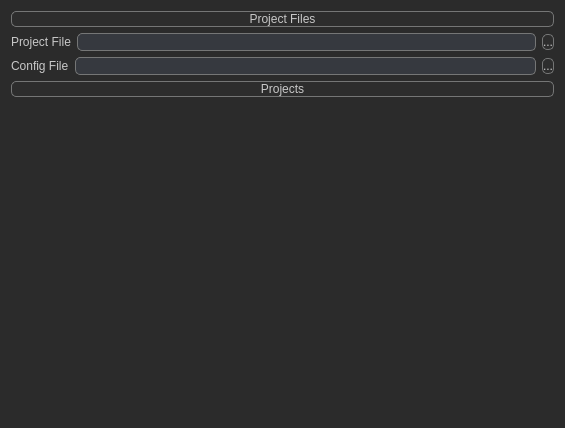
<?xml version="1.0" encoding="UTF-8"?>
<ui version="4.0">
 <class>Dialog</class>
 <widget class="QDialog" name="Dialog">
  <property name="geometry">
   <rect>
    <x>0</x>
    <y>0</y>
    <width>565</width>
    <height>428</height>
   </rect>
  </property>
  <property name="windowTitle">
   <string>Dialog</string>
  </property>
  <property name="styleSheet">
   <string notr="true">/* Widget -----------------------------------------*/
QWidget {
	background-color: #2b2b2b;
    outline: 0px;
}

/* Tree -----------------------------------------*/

QTreeView {
	background-color: #333333;
    outline: 0px;
    border: 1px solid rgb(117, 118, 118);
}

QTreeView::item {
    color:#d4d4d4;
	/*background-color: #323232;*/
	height:30px;

}

QTreeView::item:selected {
    background-color: #5285a6;
}

QHeaderView::section {
    font: 10pt &quot;Consolas&quot;;
    height:25px;
    color:#FFFFFF;
    background:#5285a6;
    border-left:0px solid gray;
    border-right:1px solid gray;
    border-top:0px solid gray;
    border-bottom:0px solid gray;
}
/* LsitView -----------------------------------------*/
QListView {
	background-color: #333333;
    outline: 0px;
    border: 1px solid rgb(117, 118, 118);
}

/* Label -----------------------------------------*/
QLabel {
	color: #c8c8c8;
	font: 11pt &quot;Consolas&quot;;
}

/* LineEdit -----------------------------------------*/
QLineEdit {
    color: #c8c8c8;
    font: 11pt &quot;Consolas&quot;;
    border-radius: 5px;
    border: 1px solid rgb(117, 118, 118);
    background-color: #36393f;

}


/* QPushButton -----------------------------------------*/
QPushButton{
	color: #c8c8c8;
    font: 11pt &quot;Consolas&quot;;
    border-radius: 5px;
    border: 1px solid rgb(117, 118, 118);
    background-color: #2d2d2d;
    background-repeat: no-repeat;
    background-position: left center;
}
QPushButton:hover { background-color: #262626; border-style: solid; border-radius: 5px; }
QPushButton:pressed { background-color: #1a1a1a; border-style: solid; border-radius: 5px; }


QMenuBar{
    color: #ffffff;
}

QStatusBar{
    color: #ffffff;
}
/* QListView -----------------------------------------*/
QListView {
    color: #c8c8c8;
    font: 11pt &quot;Consolas&quot;;
	/* 背景色 */
	background-color:#2b2b2b;

	/* 行与行之间交替颜色不同 */
	/* setAlternatingRowColors(true); */
	alternate-background-color:#404040;

	/* 设置是否选中时,整行都高亮显示 */
	show-decoration-selected:1;
}

/* 行与行之间交替颜色不同 */
/* setAlternatingRowColors(true); */
QListView::item:alternate {
	background:#EEEEEE;
}

/* 当条目被选中时 */
QListView::item:selected {
	border:2px solid #6a6ea9;
}

/* 当条目被选中,并且不是有效的 */
QListView::item::selected:!active {
	background:qlineargradient(x1:0, y1:0,x2:1,y2:0, stop:0 #6a6ea9, stop:1 #888dd9);
}

/* 鼠标县浮在条目上 */
QListView::item::hover {
	background:qlineargradient(x1:0, y1:0,x2:1,y2:0, stop:0 #000000, stop:1 #FFFFFF);
}</string>
  </property>
  <layout class="QVBoxLayout" name="verticalLayout_3">
   <item>
    <layout class="QVBoxLayout" name="verticalLayout_2" stretch="0,5">
     <item>
      <layout class="QVBoxLayout" name="verticalLayout">
       <item>
        <widget class="QPushButton" name="pushButton">
         <property name="text">
          <string>Project Files</string>
         </property>
        </widget>
       </item>
       <item>
        <layout class="QHBoxLayout" name="horizontalLayout">
         <item>
          <widget class="QLabel" name="label">
           <property name="text">
            <string>Project File</string>
           </property>
          </widget>
         </item>
         <item>
          <widget class="QLineEdit" name="lineEdit"/>
         </item>
         <item>
          <widget class="QPushButton" name="pushButton_2">
           <property name="text">
            <string>...</string>
           </property>
          </widget>
         </item>
        </layout>
       </item>
       <item>
        <layout class="QHBoxLayout" name="horizontalLayout_2">
         <item>
          <widget class="QLabel" name="label_2">
           <property name="text">
            <string>Config File</string>
           </property>
          </widget>
         </item>
         <item>
          <widget class="QLineEdit" name="lineEdit_2"/>
         </item>
         <item>
          <widget class="QPushButton" name="pushButton_3">
           <property name="text">
            <string>...</string>
           </property>
          </widget>
         </item>
        </layout>
       </item>
       <item>
        <widget class="QPushButton" name="pushButton_4">
         <property name="text">
          <string>Projects</string>
         </property>
        </widget>
       </item>
      </layout>
     </item>
     <item>
      <widget class="QWidget" name="widget" native="true">
       <layout class="QVBoxLayout" name="verticalLayout_5">
        <item>
         <layout class="QVBoxLayout" name="verticalLayout_4">
          <item>
           <spacer name="verticalSpacer">
            <property name="orientation">
             <enum>Qt::Vertical</enum>
            </property>
            <property name="sizeHint" stdset="0">
             <size>
              <width>20</width>
              <height>40</height>
             </size>
            </property>
           </spacer>
          </item>
         </layout>
        </item>
       </layout>
      </widget>
     </item>
    </layout>
   </item>
  </layout>
 </widget>
 <resources/>
 <connections/>
</ui>
